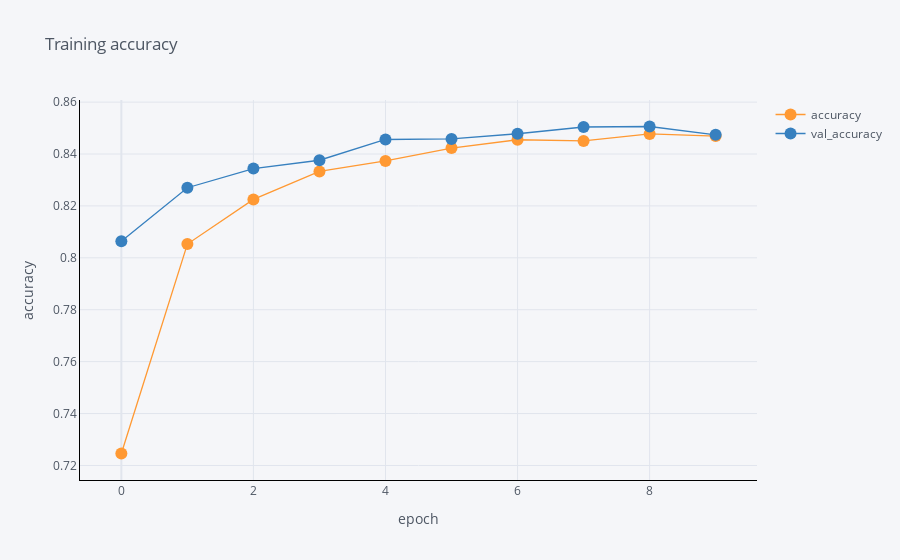

The notebook cell saved with this chart:
### Code cell
df[['epoch', 'accuracy', 'val_accuracy']].iplot(
    x='epoch',
    mode='lines+markers',
    xTitle='epoch',
    yTitle='accuracy', 
    title='Training accuracy',
    linecolor='black',
)

### Figure 1 — Plotly figure (JSON) as saved in the notebook; plotly's stock layout.template omitted (floating-point values rounded to 4 significant figures)
{"data": [{"line": {"color": "rgba(255, 153, 51, 1.0)", "dash": "solid", "shape": "linear", "width": 1.3}, "marker": {"size": 12, "symbol": "circle"}, "mode": "lines+markers", "name": "accuracy", "text": "", "type": "scatter", "x": [0, 1, 2, 3, 4, 5, 6, 7, 8, 9], "y": [0.7246, 0.8053, 0.8225, 0.8333, 0.8374, 0.8423, 0.8455, 0.845, 0.8478, 0.8469]}, {"line": {"color": "rgba(55, 128, 191, 1.0)", "dash": "solid", "shape": "linear", "width": 1.3}, "marker": {"size": 12, "symbol": "circle"}, "mode": "lines+markers", "name": "val_accuracy", "text": "", "type": "scatter", "x": [0, 1, 2, 3, 4, 5, 6, 7, 8, 9], "y": [0.8064, 0.827, 0.8344, 0.8376, 0.8456, 0.8458, 0.8478, 0.8504, 0.8506, 0.8474]}], "layout": {"legend": {"bgcolor": "#F5F6F9", "font": {"color": "#4D5663"}}, "paper_bgcolor": "#F5F6F9", "plot_bgcolor": "#F5F6F9", "title": {"font": {"color": "#4D5663"}, "text": "Training accuracy"}, "xaxis": {"gridcolor": "#E1E5ED", "linecolor": "black", "showgrid": true, "tickfont": {"color": "#4D5663"}, "title": {"font": {"color": "#4D5663"}, "text": "epoch"}, "zerolinecolor": "#E1E5ED"}, "yaxis": {"gridcolor": "#E1E5ED", "linecolor": "black", "showgrid": true, "tickfont": {"color": "#4D5663"}, "title": {"font": {"color": "#4D5663"}, "text": "accuracy"}, "zerolinecolor": "#E1E5ED"}}}
